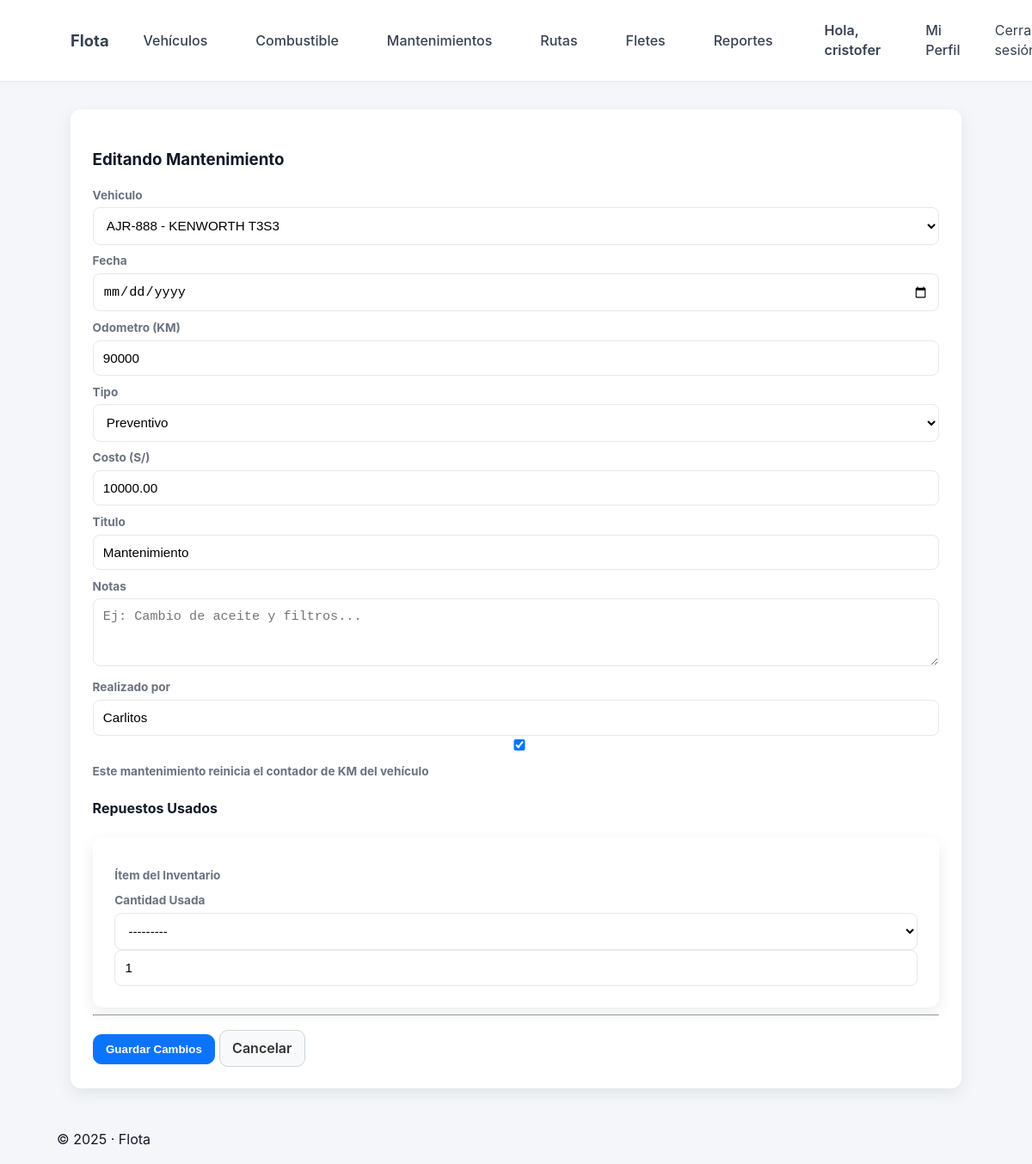
The page /mantenimientos/2/editar/ (signed in) on the database its author committed.
### vehiculos/models.py (models this page shows, shortened)
class Mantenimiento(models.Model):
    TIPOS_CHOICES = [
        ('preventivo', 'Preventivo'),
        ('correctivo', 'Correctivo'),
        ('otros', 'Otros'),
    ]
    vehiculo = models.ForeignKey(Vehiculo, on_delete=models.CASCADE, related_name='mantenimientos')
    fecha = models.DateField(default=timezone.now)
    odometro = models.IntegerField(null=True, blank=True, help_text="El kilometraje del vehículo CUANDO se hizo el mantenimiento")
    titulo = models.CharField(max_length=200, default='Mantenimiento')
    tipo = models.CharField(max_length=50, choices=TIPOS_CHOICES, default='preventivo')
    notas = models.TextField(blank=True, default='')
    costo = models.DecimalField(max_digits=10, decimal_places=2, null=True, blank=True, default=0.00)
    realizado_por = models.CharField(max_length=200, blank=True, default='')
    resetea_odometro = models.BooleanField(default=True, help_text="Marcar si este mantenimiento resetea el contador de KM")
    items_usados = models.ManyToManyField(
        Inventario,
        through=DetalleMantenimiento, # Le decimos que use nuestro modelo "intermediario"
        related_name='mantenimientos_asociados'
    )

### vehiculos/decorators.py (the view)
    def wrap(request, *args, **kwargs):
        if not request.user.is_authenticated:
            messages.error(request, 'Debes iniciar sesión para ver esta página.')
            return redirect('login') # Asumo que tu URL de login se llama 'login'
        if request.user.is_staff:
            return function(request, *args, **kwargs)
        perfil = getattr(request.user, 'perfil', None)
        if perfil and perfil.rol != 'chofer':
            return function(request, *args, **kwargs)
        messages.error(request, 'No tienes permiso para acceder a esta página.')
        return redirect('vehiculos:dashboard') # Lo mandamos a su dashboard

### vehiculos/models.py (called while the page is built)
    def __str__(self):
        return f"{self.placa} - {self.marca} {self.modelo}"

### vehiculos/templates/vehiculos/editar_mantenimiento.html (shortened to what this page needs)
{% extends 'base.html' %}
{% block content %}
<div class="container mt-4">
  <div class="row">
    <div class="col-lg-8 offset-lg-2">
      <div class="card shadow-sm">
        <div class="card-header">
          <h3>Editando Mantenimiento</h3>
        </div>
        <div class="card-body">
          <form method="POST">
            <div class="mb-3">
              <label class="form-label">{{ form.vehiculo.label }}</label>
              {{ form.vehiculo }}
            </div>
            <div class="row">
              <div class="col-md-6 mb-3">
                <label class="form-label">{{ form.fecha.label }}</label>
                {{ form.fecha }}
              </div>
              <div class="col-md-6 mb-3">
                <label class="form-label">{{ form.odometro.label }} (KM)</label>
                {{ form.odometro }}
              </div>
            </div>
            <div class="row">
              <div class="col-md-6 mb-3">
                <label class="form-label">{{ form.tipo.label }}</label>
                {{ form.tipo }}
              </div>
              <div class="col-md-6 mb-3">
                <label class="form-label">{{ form.costo.label }} (S/)</label>
                {{ form.costo }}
              </div>
            </div>
            <div class="mb-3">
              <label class="form-label">{{ form.titulo.label }}</label>
              {{ form.titulo }}
            </div>
            <div class="mb-3">
              <label class="form-label">{{ form.notas.label }}</label>
              {{ form.notas }}
            </div>
            <div class="mb-3">
              <label class="form-label">{{ form.realizado_por.label }}</label>
              {{ form.realizado_por }}
            </div>
            <div class="form-check mb-3">
              {{ form.resetea_odometro }}
              <label class="form-check-label" for="{{ form.resetea_odometro.id_for_label }}">
                Este mantenimiento reinicia el contador de KM del vehículo
              </label>
            </div>
            <h4 class="mt-4">Repuestos Usados</h4>
            <div class="card bg-light p-3">
              <div class="row">
                <div class="col-7"><label>Ítem del Inventario</label></div>
                <div class="col-5"><label>Cantidad Usada</label></div>
              </div>
              {% for item_form in formset %}
                <div class="row mb-2 align-items-center">
                  <div class="col-7">
                    {{ item_form.item_inventario }}
                  </div>
                  <div class="col-5">
                    {{ item_form.cantidad_usada }}
                  </div>
                </div>
              {% endfor %}
            </div>
            <hr>
            <button type="submit" class="btn btn-primary">
              Guardar Cambios
            </button>
            <a href="{% url 'vehiculos:lista_mantenimientos' %}" class="btn btn-secondary">Cancelar</a>
          </form>
        </div>
      </div>
    </div>
  </div>
</div>
{% endblock %}

### vehiculos/templates/base.html (shortened to what this page needs)
{% load static %}
<!doctype html>
<html lang="es">
<head>
  <link rel="stylesheet" href="{% static 'css/styles.css' %}">
</head>
<body>
  <header class="topbar">
    <div class="container topbar-inner">
      <nav>
        <a class="brand" href="{% url 'vehiculos:dashboard' %}">Flota</a>
        {% if user.is_authenticated %}
          {% with view_name=request.resolver_match.url_name %}
            <a class="nav-link {% if view_name == 'listar_vehiculos' or view_name == 'agregar_vehiculo' or view_name == 'detalle_vehiculo' or view_name == 'editar_vehiculo' %}active{% endif %}"
               href="{% url 'vehiculos:listar_vehiculos' %}">Vehículos</a>
            <a class="nav-link {% if view_name == 'lista_cargas' or view_name == 'nueva_carga' or view_name == 'detalle_carga' %}active{% endif %}"
               href="{% url 'vehiculos:lista_cargas' %}">Combustible</a>
            {% if request.user.is_staff or request.user.perfil.rol != 'chofer' %}
              <a class="nav-link {% if view_name == 'lista_mantenimientos' or view_name == 'registrar_mantenimiento' or view_name == 'detalle_mantenimiento' %}active{% endif %}"
                 href="{% url 'vehiculos:lista_mantenimientos' %}">Mantenimientos</a>
            {% endif %}
            <a class="nav-link {% if view_name == 'lista_rutas' or view_name == 'planificar_ruta' or view_name == 'detalle_ruta' %}active{% endif %}"
               href="{% url 'vehiculos:lista_rutas' %}">Rutas</a>
            {% if request.user.is_staff or request.user.perfil.rol != 'chofer' %}
              <a class="nav-link {% if view_name == 'lista_fletes' or view_name == 'crear_flete' %}active{% endif %}"
                 href="{% url 'vehiculos:lista_fletes' %}">Fletes</a>
            {% endif %}
            {% if request.user.is_staff or request.user.perfil.rol != 'chofer' %}
              <a class="nav-link {% if view_name == 'reporte_consumo' %}active{% endif %}"
                 href="{% url 'vehiculos:reporte_consumo' %}">Reportes</a>
            {% endif %}
          </nav>
          <nav>
            <div class="user-block">
              <span class="user">Hola, {{ user.username }}</span>
              <a class="nav-link {% if view_name == 'mi_perfil' %}active{% endif %}"
                 href="{% url 'vehiculos:mi_perfil' %}">Mi Perfil</a>
              <form method="post" action="{% url 'logout' %}" style="display:inline;margin:0;">
                <button type="submit" class="logout-button">
                  Cerrar sesión
                </button>
              </form>
            </div>
          {% endwith %}
        {% else %}
          <a class="nav-link" href="{% url 'vehiculos:signup' %}">Registro</a>
          <a class="nav-link" href="{% url 'login' %}">Iniciar sesión</a>
        {% endif %}
      </nav>
    </div>
  </header>
  <main class="container">
    {% block content %}{% endblock %}
  </main>
  <footer class="footer">
    <div class="container">
      {% load tz %}
      {% timezone "America/Lima" %}
         &copy; {% now "Y" %} · Flota
      {% endtimezone %}
    </div>
  </footer>
</body>
</html>

### static/css/styles.css (style rules this page uses)
:root { --bg: #f4f6f9; --card: #ffffff; --muted: #6b7280; --primary: #0b74ff; --accent: #2b9af3; --radius: 12px; --container: 1100px; --shadow: 0 6px 18px rgba(12, 20, 30, 0.08); --glass: linear-gradient(180deg, rgba(255, 255, 255, 0.9), rgba(250, 250, 250, 0.9)); }
* { box-sizing: border-box; }
body { margin: 0; font-family: Inter, "Segoe UI", Roboto, Arial, sans-serif; background: var(--bg); color: #111827; -webkit-font-smoothing: antialiased; -moz-osx-font-smoothing: grayscale; line-height: 1.45; }
.container { max-width: var(--container); margin: 0 auto; padding: 1rem; }
.topbar { background: #fff; border-bottom: 1px solid #e6e9ee; box-shadow: 0 2px 6px rgba(8, 10, 20, 0.02); }
.topbar .container, .topbar-inner { display: flex; align-items: center; justify-content: space-between; gap: 1rem; }
.brand { display: inline-block; font-weight: 700; font-size: 1.15rem; color: var(--primary); text-decoration: none; }
.topbar nav { display: flex; align-items: center; gap: 0.75rem; }
.topbar nav a, .topbar nav .user { margin-left: 1rem; color: #374151; text-decoration: none; display: inline-block; }
.nav-link { color: #374151; text-decoration: none; padding: 0.35rem 0.6rem; border-radius: 8px; }
.topbar .user { color: #374151; font-weight: 600; }
.btn { display: inline-block; padding: 0.55rem 0.9rem; border-radius: 10px; text-decoration: none; font-weight: 600; border: 1px solid transparent; cursor: pointer; transition: transform 0.12s ease, opacity 0.12s ease; }
.btn-primary { background: var(--primary); color: #fff; border-color: var(--primary); margin-top: 0.8rem; }
.btn-secondary { background: #f8f9fa; color: #333; border-color: #ced4da; }
.card { background: var(--card); border-radius: var(--radius); padding: 1.6rem; box-shadow: var(--shadow); max-width: 100%; }
form label, .form-login label { display: block; margin: 0.6rem 0 0.25rem; color: var(--muted); font-weight: 700; font-size: 0.85rem; }
input[type="text"], input[type="password"], input, textarea, select { width: 100%; padding: 0.7rem; border-radius: 8px; border: 1px solid #e6e9ee; background: #fff; font-size: 0.95rem; }

### vehiculos/templates/base.html (style rules this page uses)
:root { --primary-color: #0b74ff; --primary-color-text: #ffffff; --hover-bg: #f3f4f6; --text-color: #374151; --text-color-light: #6b7280; }
.topbar-inner { display: flex; justify-content: space-between; align-items: center; width: 100%; }
.topbar nav { display: flex; align-items: center; gap: 0.5rem; }
.topbar nav .nav-link { padding: 8px 16px; border-radius: 8px; text-decoration: none; font-weight: 500; color: var(--text-color); transition: background-color 0.2s ease, color 0.2s ease; }
.user-block { display: flex; align-items: center; gap: 0.5rem; margin-left: auto; }
.user-block .user { font-weight: 600; color: var(--text-color); padding: 8px 12px; }
.logout-button { padding: 8px 16px; border-radius: 8px; font-weight: 500; color: var(--text-color); background: none; border: none; cursor: pointer; font: inherit; text-decoration: none; transition: background-color 0.2s ease, color 0.2s ease; }

### rows shown on the page
Mantenimiento: vehiculo "AJR-888 - KENWORTH T3S3", odometro "90000", tipo "Preventivo", costo "10000.00", titulo "Mantenimiento", realizado_por "Carlitos", resetea_odometro "☑"

### other values the page prints
{{ user.username }} "cristofer"
